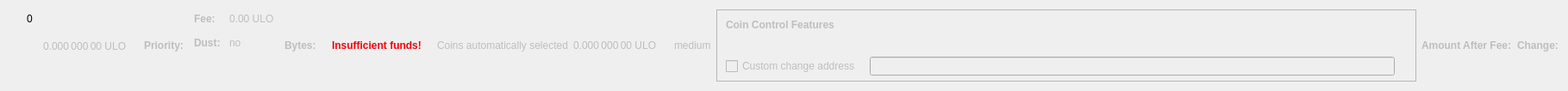
    <widget class="QWidget" name="dummyHideWidget" native="true">
     <property name="maximumSize">
      <size>
       <width>100</width>
       <height>22</height>
      </size>
     </property>
     <layout class="QHBoxLayout" name="dummyHideLayout">
      <item>
       <layout class="QFormLayout" name="formLayoutCoinControl1">
        <property name="horizontalSpacing">
         <number>10</number>
        </property>
        <property name="verticalSpacing">
         <number>14</number>
        </property>
        <property name="leftMargin">
         <number>10</number>
        </property>
        <property name="topMargin">
         <number>4</number>
        </property>
        <property name="rightMargin">
         <number>6</number>
        </property>
        <item row="0" column="1">
         <widget class="QLabel" name="labelCoinControlBytes">
          <property name="cursor">
           <cursorShape>IBeamCursor</cursorShape>
          </property>
          <property name="contextMenuPolicy">
           <enum>Qt::ActionsContextMenu</enum>
          </property>
          <property name="text">
           <string notr="true">0</string>
          </property>
          <property name="textInteractionFlags">
           <set>Qt::LinksAccessibleByMouse|Qt::TextSelectableByKeyboard|Qt::TextSelectableByMouse</set>
          </property>
         </widget>
        </item>
       </layout>
      </item>
      <item>
       <widget class="QLabel" name="labelCoinControlAfterFee">
        <property name="enabled">
         <bool>false</bool>
        </property>
        <property name="sizePolicy">
         <sizepolicy hsizetype="Fixed" vsizetype="Fixed">
          <horstretch>0</horstretch>
          <verstretch>0</verstretch>
         </sizepolicy>
        </property>
        <property name="minimumSize">
         <size>
          <width>111</width>
          <height>12</height>
         </size>
        </property>
        <property name="maximumSize">
         <size>
          <width>111</width>
          <height>12</height>
         </size>
        </property>
        <property name="cursor">
         <cursorShape>IBeamCursor</cursorShape>
        </property>
        <property name="contextMenuPolicy">
         <enum>Qt::ActionsContextMenu</enum>
        </property>
        <property name="text">
         <string notr="true">0.000 000 00 ULO</string>
        </property>
        <property name="textInteractionFlags">
         <set>Qt::LinksAccessibleByMouse|Qt::TextSelectableByKeyboard|Qt::TextSelectableByMouse</set>
        </property>
       </widget>
      </item>
      <item>
       <widget class="QLabel" name="labelCoinControlPriorityText">
        <property name="enabled">
         <bool>false</bool>
        </property>
        <property name="font">
         <font>
          <weight>75</weight>
          <bold>true</bold>
         </font>
        </property>
        <property name="text">
         <string>Priority:</string>
        </property>
       </widget>
      </item>
      <item>
       <layout class="QHBoxLayout" name="horizontalLayout"/>
      </item>
      <item>
       <layout class="QFormLayout" name="formLayoutCoinControl3">
        <property name="horizontalSpacing">
         <number>10</number>
        </property>
        <property name="verticalSpacing">
         <number>14</number>
        </property>
        <property name="leftMargin">
         <number>6</number>
        </property>
        <property name="topMargin">
         <number>4</number>
        </property>
        <property name="rightMargin">
         <number>6</number>
        </property>
        <item row="0" column="0">
         <widget class="QLabel" name="labelCoinControlFeeText">
          <property name="enabled">
           <bool>false</bool>
          </property>
          <property name="font">
           <font>
            <weight>75</weight>
            <bold>true</bold>
           </font>
          </property>
          <property name="text">
           <string>Fee:</string>
          </property>
          <property name="margin">
           <number>0</number>
          </property>
         </widget>
        </item>
        <item row="0" column="1">
         <widget class="QLabel" name="labelCoinControlFee">
          <property name="enabled">
           <bool>false</bool>
          </property>
          <property name="cursor">
           <cursorShape>IBeamCursor</cursorShape>
          </property>
          <property name="contextMenuPolicy">
           <enum>Qt::ActionsContextMenu</enum>
          </property>
          <property name="text">
           <string notr="true">0.00 ULO</string>
          </property>
          <property name="textInteractionFlags">
           <set>Qt::LinksAccessibleByMouse|Qt::TextSelectableByKeyboard|Qt::TextSelectableByMouse</set>
          </property>
         </widget>
        </item>
        <item row="1" column="0">
         <widget class="QLabel" name="labelCoinControlLowOutputText">
          <property name="enabled">
           <bool>false</bool>
          </property>
          <property name="font">
           <font>
            <weight>75</weight>
            <bold>true</bold>
           </font>
          </property>
          <property name="text">
           <string>Dust:</string>
          </property>
         </widget>
        </item>
        <item row="1" column="1">
         <widget class="QLabel" name="labelCoinControlLowOutput">
          <property name="enabled">
           <bool>false</bool>
          </property>
          <property name="cursor">
           <cursorShape>IBeamCursor</cursorShape>
          </property>
          <property name="contextMenuPolicy">
           <enum>Qt::ActionsContextMenu</enum>
          </property>
          <property name="text">
           <string>no</string>
          </property>
          <property name="textInteractionFlags">
           <set>Qt::LinksAccessibleByMouse|Qt::TextSelectableByKeyboard|Qt::TextSelectableByMouse</set>
          </property>
         </widget>
        </item>
       </layout>
      </item>
      <item>
       <widget class="QLabel" name="labelCoinControlBytesText">
        <property name="enabled">
         <bool>false</bool>
        </property>
        <property name="font">
         <font>
          <weight>75</weight>
          <bold>true</bold>
         </font>
        </property>
        <property name="text">
         <string>Bytes:</string>
        </property>
       </widget>
      </item>
      <item>
       <layout class="QFormLayout" name="formLayoutCoinControl2">
        <property name="horizontalSpacing">
         <number>10</number>
        </property>
        <property name="verticalSpacing">
         <number>14</number>
        </property>
        <property name="leftMargin">
         <number>6</number>
        </property>
        <property name="topMargin">
         <number>4</number>
        </property>
        <property name="rightMargin">
         <number>6</number>
        </property>
       </layout>
      </item>
      <item>
       <layout class="QHBoxLayout" name="horizontalLayoutCoinControl2">
        <property name="spacing">
         <number>8</number>
        </property>
        <property name="bottomMargin">
         <number>10</number>
        </property>
       </layout>
      </item>
      <item>
       <widget class="QLabel" name="labelCoinControlInsuffFunds">
        <property name="enabled">
         <bool>false</bool>
        </property>
        <property name="minimumSize">
         <size>
          <width>0</width>
          <height>0</height>
         </size>
        </property>
        <property name="font">
         <font>
          <weight>75</weight>
          <bold>true</bold>
         </font>
        </property>
        <property name="styleSheet">
         <string notr="true">color:red;font-weight:bold;</string>
        </property>
        <property name="text">
         <string>Insufficient funds!</string>
        </property>
        <property name="margin">
         <number>5</number>
        </property>
       </widget>
      </item>
      <item>
       <layout class="QFormLayout" name="formLayoutCoinControl4">
        <property name="horizontalSpacing">
         <number>10</number>
        </property>
        <property name="verticalSpacing">
         <number>14</number>
        </property>
        <property name="leftMargin">
         <number>6</number>
        </property>
        <property name="topMargin">
         <number>4</number>
        </property>
        <property name="rightMargin">
         <number>6</number>
        </property>
       </layout>
      </item>
      <item>
       <widget class="QLabel" name="labelCoinControlAutomaticallySelected">
        <property name="enabled">
         <bool>false</bool>
        </property>
        <property name="sizePolicy">
         <sizepolicy hsizetype="Fixed" vsizetype="Fixed">
          <horstretch>0</horstretch>
          <verstretch>0</verstretch>
         </sizepolicy>
        </property>
        <property name="minimumSize">
         <size>
          <width>0</width>
          <height>0</height>
         </size>
        </property>
        <property name="maximumSize">
         <size>
          <width>240</width>
          <height>16777215</height>
         </size>
        </property>
        <property name="text">
         <string>Coins automatically selected</string>
        </property>
        <property name="margin">
         <number>5</number>
        </property>
       </widget>
      </item>
      <item>
       <widget class="QLabel" name="labelCoinControlChange">
        <property name="enabled">
         <bool>false</bool>
        </property>
        <property name="sizePolicy">
         <sizepolicy hsizetype="Fixed" vsizetype="Fixed">
          <horstretch>0</horstretch>
          <verstretch>0</verstretch>
         </sizepolicy>
        </property>
        <property name="minimumSize">
         <size>
          <width>111</width>
          <height>0</height>
         </size>
        </property>
        <property name="maximumSize">
         <size>
          <width>111</width>
          <height>16777215</height>
         </size>
        </property>
        <property name="cursor">
         <cursorShape>IBeamCursor</cursorShape>
        </property>
        <property name="contextMenuPolicy">
         <enum>Qt::ActionsContextMenu</enum>
        </property>
        <property name="text">
         <string notr="true">0.000 000 00 ULO</string>
        </property>
        <property name="textInteractionFlags">
         <set>Qt::LinksAccessibleByMouse|Qt::TextSelectableByKeyboard|Qt::TextSelectableByMouse</set>
        </property>
       </widget>
      </item>
      <item>
       <widget class="QLabel" name="labelCoinControlPriority">
        <property name="enabled">
         <bool>false</bool>
        </property>
        <property name="cursor">
         <cursorShape>IBeamCursor</cursorShape>
        </property>
        <property name="contextMenuPolicy">
         <enum>Qt::ActionsContextMenu</enum>
        </property>
        <property name="text">
         <string>medium</string>
        </property>
        <property name="textInteractionFlags">
         <set>Qt::LinksAccessibleByMouse|Qt::TextSelectableByKeyboard|Qt::TextSelectableByMouse</set>
        </property>
       </widget>
      </item>
      <item>
       <widget class="QFrame" name="frameCoinControl">
        <property name="sizePolicy">
         <sizepolicy hsizetype="Expanding" vsizetype="Expanding">
          <horstretch>0</horstretch>
          <verstretch>0</verstretch>
         </sizepolicy>
        </property>
        <property name="maximumSize">
         <size>
          <width>16777215</width>
          <height>16777215</height>
         </size>
        </property>
        <property name="frameShape">
         <enum>QFrame::StyledPanel</enum>
        </property>
        <property name="frameShadow">
         <enum>QFrame::Sunken</enum>
        </property>
        <layout class="QVBoxLayout" name="verticalLayoutCoinControl2_2">
         <property name="spacing">
          <number>0</number>
         </property>
         <property name="leftMargin">
          <number>0</number>
         </property>
         <property name="topMargin">
          <number>0</number>
         </property>
         <property name="rightMargin">
          <number>0</number>
         </property>
         <property name="bottomMargin">
          <number>6</number>
         </property>
         <item>
          <layout class="QVBoxLayout" name="verticalLayoutCoinControl" stretch="0,0,0,1">
           <property name="spacing">
            <number>0</number>
           </property>
           <property name="leftMargin">
            <number>10</number>
           </property>
           <property name="topMargin">
            <number>10</number>
           </property>
           <item>
            <layout class="QHBoxLayout" name="horizontalLayoutCoinControl1">
             <property name="bottomMargin">
              <number>15</number>
             </property>
             <item>
              <widget class="QLabel" name="labelCoinControlFeatures">
               <property name="enabled">
                <bool>false</bool>
               </property>
               <property name="sizePolicy">
                <sizepolicy hsizetype="Preferred" vsizetype="Maximum">
                 <horstretch>0</horstretch>
                 <verstretch>0</verstretch>
                </sizepolicy>
               </property>
               <property name="font">
                <font>
                 <weight>75</weight>
                 <bold>true</bold>
                </font>
               </property>
               <property name="styleSheet">
                <string notr="true">font-weight:bold;</string>
               </property>
               <property name="text">
                <string>Coin Control Features</string>
               </property>
              </widget>
             </item>
            </layout>
           </item>
           <item>
            <widget class="QWidget" name="widgetCoinControl" native="true">
             <property name="sizePolicy">
              <sizepolicy hsizetype="Preferred" vsizetype="Preferred">
               <horstretch>0</horstretch>
               <verstretch>0</verstretch>
              </sizepolicy>
             </property>
             <property name="minimumSize">
              <size>
               <width>0</width>
               <height>0</height>
              </size>
             </property>
             <property name="styleSheet">
              <string notr="true"/>
             </property>
             <layout class="QHBoxLayout" name="horizontalLayoutCoinControl5_2">
              <property name="leftMargin">
               <number>0</number>
              </property>
              <property name="topMargin">
               <number>0</number>
              </property>
              <property name="rightMargin">
               <number>0</number>
              </property>
              <property name="bottomMargin">
               <number>0</number>
              </property>
              <item>
               <layout class="QHBoxLayout" name="horizontalLayoutCoinControl3">
                <property name="spacing">
                 <number>20</number>
                </property>
                <property name="topMargin">
                 <number>0</number>
                </property>
                <property name="bottomMargin">
                 <number>10</number>
                </property>
               </layout>
              </item>
             </layout>
            </widget>
           </item>
           <item>
            <layout class="QHBoxLayout" name="horizontalLayoutCoinControl4" stretch="0,0,0">
             <property name="spacing">
              <number>12</number>
             </property>
             <property name="sizeConstraint">
              <enum>QLayout::SetDefaultConstraint</enum>
             </property>
             <property name="topMargin">
              <number>5</number>
             </property>
             <property name="rightMargin">
              <number>5</number>
             </property>
             <item>
              <widget class="QCheckBox" name="checkBoxCoinControlChange">
               <property name="enabled">
                <bool>false</bool>
               </property>
               <property name="toolTip">
                <string>If this is activated, but the change address is empty or invalid, change will be sent to a newly generated address.</string>
               </property>
               <property name="text">
                <string>Custom change address</string>
               </property>
              </widget>
             </item>
             <item>
              <widget class="QValidatedLineEdit" name="lineEditCoinControlChange">
               <property name="enabled">
                <bool>false</bool>
               </property>
               <property name="sizePolicy">
                <sizepolicy hsizetype="Expanding" vsizetype="Fixed">
                 <horstretch>0</horstretch>
                 <verstretch>0</verstretch>
                </sizepolicy>
               </property>
              </widget>
             </item>
             <item>
              <widget class="QLabel" name="labelCoinControlChangeLabel_2">
               <property name="sizePolicy">
                <sizepolicy hsizetype="Preferred" vsizetype="Expanding">
                 <horstretch>0</horstretch>
                 <verstretch>0</verstretch>
                </sizepolicy>
               </property>
               <property name="minimumSize">
                <size>
                 <width>0</width>
                 <height>0</height>
                </size>
               </property>
               <property name="text">
                <string/>
               </property>
               <property name="margin">
                <number>3</number>
               </property>
              </widget>
             </item>
            </layout>
           </item>
           <item>
            <spacer name="verticalSpacerCoinControl">
             <property name="orientation">
              <enum>Qt::Vertical</enum>
             </property>
             <property name="sizeHint" stdset="0">
              <size>
               <width>800</width>
               <height>1</height>
              </size>
             </property>
            </spacer>
           </item>
          </layout>
         </item>
        </layout>
       </widget>
      </item>
      <item>
       <widget class="QLabel" name="labelCoinControlAfterFeeText">
        <property name="enabled">
         <bool>false</bool>
        </property>
        <property name="minimumSize">
         <size>
          <width>0</width>
          <height>0</height>
         </size>
        </property>
        <property name="maximumSize">
         <size>
          <width>16777215</width>
          <height>16777215</height>
         </size>
        </property>
        <property name="font">
         <font>
          <weight>75</weight>
          <bold>true</bold>
         </font>
        </property>
        <property name="text">
         <string>Amount After Fee:</string>
        </property>
        <property name="alignment">
         <set>Qt::AlignLeading|Qt::AlignLeft|Qt::AlignVCenter</set>
        </property>
        <property name="margin">
         <number>0</number>
        </property>
       </widget>
      </item>
      <item>
       <widget class="QLabel" name="labelCoinControlChangeText">
        <property name="enabled">
         <bool>false</bool>
        </property>
        <property name="sizePolicy">
         <sizepolicy hsizetype="Preferred" vsizetype="Preferred">
          <horstretch>0</horstretch>
          <verstretch>0</verstretch>
         </sizepolicy>
        </property>
        <property name="minimumSize">
         <size>
          <width>0</width>
          <height>0</height>
         </size>
        </property>
        <property name="maximumSize">
         <size>
          <width>16777215</width>
          <height>16777215</height>
         </size>
        </property>
        <property name="font">
         <font>
          <weight>75</weight>
          <bold>true</bold>
         </font>
        </property>
        <property name="text">
         <string>Change:</string>
        </property>
        <property name="alignment">
         <set>Qt::AlignLeading|Qt::AlignLeft|Qt::AlignVCenter</set>
        </property>
       </widget>
      </item>
     </layout>
    </widget>
